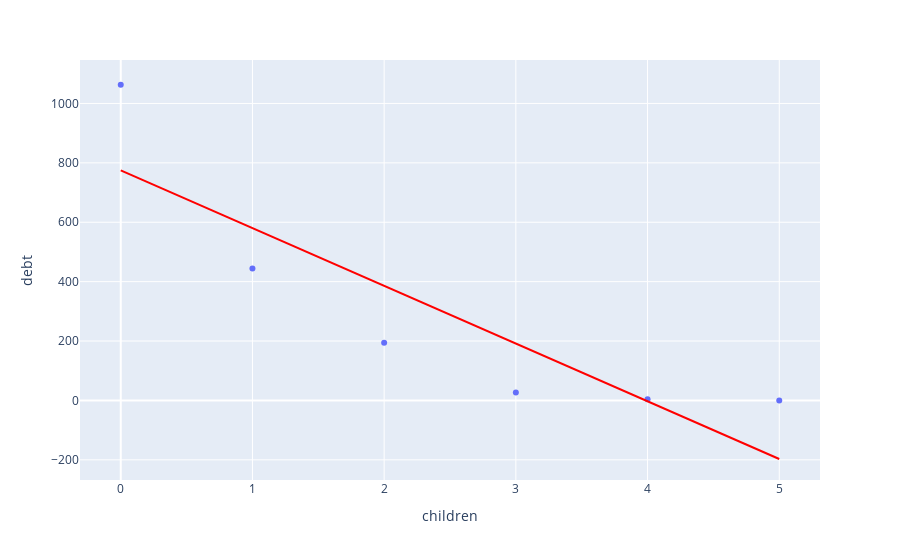

Here is the notebook cell this chart was saved with:
### Code cell
# строим scatter-plot корреляции между этими величинами
import plotly.express as px

px.scatter(children_debt_df, x = "children", y = "debt", trendline = "ols", trendline_color_override = "red")

### Figure 1 — Plotly figure (JSON) as saved in the notebook; plotly's stock layout.template omitted (floating-point values rounded to 4 significant figures)
{"data": [{"hovertemplate": "children=%{x}<br>debt=%{y}<extra></extra>", "legendgroup": "", "marker": {"color": "#636efa", "symbol": "circle"}, "mode": "markers", "name": "", "orientation": "v", "showlegend": false, "type": "scatter", "x": [0, 1, 2, 3, 4, 5], "xaxis": "x", "y": [1063, 444, 194, 27, 4, 0], "yaxis": "y"}, {"hovertemplate": "<b>OLS trendline</b><br>debt = -194.343 * children + 774.524<br>R<sup>2</sup>=0.763661<br><br>children=%{x}<br>debt=%{y} <b>(trend)</b><extra></extra>", "legendgroup": "", "line": {"color": "red"}, "marker": {"color": "#636efa", "symbol": "circle"}, "mode": "lines", "name": "", "showlegend": false, "type": "scatter", "x": [0, 1, 2, 3, 4, 5], "xaxis": "x", "y": [774.5, 580.2, 385.8, 191.5, -2.848, -197.2], "yaxis": "y"}], "layout": {"legend": {"tracegroupgap": 0}, "margin": {"t": 60}, "xaxis": {"anchor": "y", "domain": [0, 1], "title": {"text": "children"}}, "yaxis": {"anchor": "x", "domain": [0, 1], "title": {"text": "debt"}}}}
